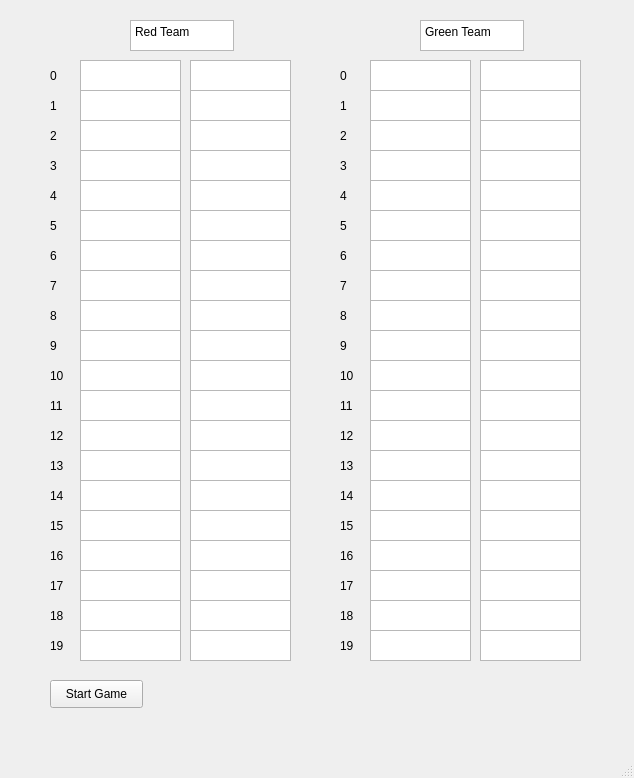
<?xml version="1.0" encoding="UTF-8"?>
<ui version="4.0">
 <class>MainWindow</class>
 <widget class="QMainWindow" name="MainWindow">
  <property name="geometry">
   <rect>
    <x>0</x>
    <y>0</y>
    <width>634</width>
    <height>778</height>
   </rect>
  </property>
  <property name="windowTitle">
   <string>MainWindow</string>
  </property>
  <widget class="QWidget" name="centralwidget">
   <widget class="QWidget" name="team1" native="true">
    <property name="geometry">
     <rect>
      <x>40</x>
      <y>10</y>
      <width>351</width>
      <height>651</height>
     </rect>
    </property>
    <widget class="QPlainTextEdit" name="player0FirstName">
     <property name="geometry">
      <rect>
       <x>40</x>
       <y>50</y>
       <width>101</width>
       <height>31</height>
      </rect>
     </property>
    </widget>
    <widget class="QPlainTextEdit" name="player1FirstName">
     <property name="geometry">
      <rect>
       <x>40</x>
       <y>80</y>
       <width>101</width>
       <height>31</height>
      </rect>
     </property>
    </widget>
    <widget class="QPlainTextEdit" name="player2FirstName">
     <property name="geometry">
      <rect>
       <x>40</x>
       <y>110</y>
       <width>101</width>
       <height>31</height>
      </rect>
     </property>
    </widget>
    <widget class="QPlainTextEdit" name="player3FirstName">
     <property name="geometry">
      <rect>
       <x>40</x>
       <y>140</y>
       <width>101</width>
       <height>31</height>
      </rect>
     </property>
    </widget>
    <widget class="QPlainTextEdit" name="player6FirstName">
     <property name="geometry">
      <rect>
       <x>40</x>
       <y>230</y>
       <width>101</width>
       <height>31</height>
      </rect>
     </property>
    </widget>
    <widget class="QPlainTextEdit" name="player5FirstName">
     <property name="geometry">
      <rect>
       <x>40</x>
       <y>200</y>
       <width>101</width>
       <height>31</height>
      </rect>
     </property>
    </widget>
    <widget class="QPlainTextEdit" name="player4FirstName">
     <property name="geometry">
      <rect>
       <x>40</x>
       <y>170</y>
       <width>101</width>
       <height>31</height>
      </rect>
     </property>
    </widget>
    <widget class="QPlainTextEdit" name="player7FirstName">
     <property name="geometry">
      <rect>
       <x>40</x>
       <y>260</y>
       <width>101</width>
       <height>31</height>
      </rect>
     </property>
    </widget>
    <widget class="QPlainTextEdit" name="player10FirstName">
     <property name="geometry">
      <rect>
       <x>40</x>
       <y>350</y>
       <width>101</width>
       <height>31</height>
      </rect>
     </property>
    </widget>
    <widget class="QPlainTextEdit" name="player9FirstName">
     <property name="geometry">
      <rect>
       <x>40</x>
       <y>320</y>
       <width>101</width>
       <height>31</height>
      </rect>
     </property>
    </widget>
    <widget class="QPlainTextEdit" name="player8FirstName">
     <property name="geometry">
      <rect>
       <x>40</x>
       <y>290</y>
       <width>101</width>
       <height>31</height>
      </rect>
     </property>
    </widget>
    <widget class="QPlainTextEdit" name="player11FirstName">
     <property name="geometry">
      <rect>
       <x>40</x>
       <y>380</y>
       <width>101</width>
       <height>31</height>
      </rect>
     </property>
    </widget>
    <widget class="QPlainTextEdit" name="player15FirstName">
     <property name="geometry">
      <rect>
       <x>40</x>
       <y>500</y>
       <width>101</width>
       <height>31</height>
      </rect>
     </property>
    </widget>
    <widget class="QPlainTextEdit" name="player12FirstName">
     <property name="geometry">
      <rect>
       <x>40</x>
       <y>410</y>
       <width>101</width>
       <height>31</height>
      </rect>
     </property>
    </widget>
    <widget class="QPlainTextEdit" name="player13FirstName">
     <property name="geometry">
      <rect>
       <x>40</x>
       <y>440</y>
       <width>101</width>
       <height>31</height>
      </rect>
     </property>
    </widget>
    <widget class="QPlainTextEdit" name="player14FirstName">
     <property name="geometry">
      <rect>
       <x>40</x>
       <y>470</y>
       <width>101</width>
       <height>31</height>
      </rect>
     </property>
    </widget>
    <widget class="QPlainTextEdit" name="player18FirstName">
     <property name="geometry">
      <rect>
       <x>40</x>
       <y>590</y>
       <width>101</width>
       <height>31</height>
      </rect>
     </property>
    </widget>
    <widget class="QPlainTextEdit" name="player17FirstName">
     <property name="geometry">
      <rect>
       <x>40</x>
       <y>560</y>
       <width>101</width>
       <height>31</height>
      </rect>
     </property>
    </widget>
    <widget class="QPlainTextEdit" name="player16FirstName">
     <property name="geometry">
      <rect>
       <x>40</x>
       <y>530</y>
       <width>101</width>
       <height>31</height>
      </rect>
     </property>
    </widget>
    <widget class="QPlainTextEdit" name="player19FirstName">
     <property name="geometry">
      <rect>
       <x>40</x>
       <y>620</y>
       <width>101</width>
       <height>31</height>
      </rect>
     </property>
    </widget>
    <widget class="QPlainTextEdit" name="player6LastName">
     <property name="geometry">
      <rect>
       <x>150</x>
       <y>230</y>
       <width>101</width>
       <height>31</height>
      </rect>
     </property>
    </widget>
    <widget class="QPlainTextEdit" name="player9LastName">
     <property name="geometry">
      <rect>
       <x>150</x>
       <y>320</y>
       <width>101</width>
       <height>31</height>
      </rect>
     </property>
    </widget>
    <widget class="QPlainTextEdit" name="player1LastName">
     <property name="geometry">
      <rect>
       <x>150</x>
       <y>80</y>
       <width>101</width>
       <height>31</height>
      </rect>
     </property>
    </widget>
    <widget class="QPlainTextEdit" name="player12LastName">
     <property name="geometry">
      <rect>
       <x>150</x>
       <y>410</y>
       <width>101</width>
       <height>31</height>
      </rect>
     </property>
    </widget>
    <widget class="QPlainTextEdit" name="player2LastName">
     <property name="geometry">
      <rect>
       <x>150</x>
       <y>110</y>
       <width>101</width>
       <height>31</height>
      </rect>
     </property>
    </widget>
    <widget class="QPlainTextEdit" name="player4LastName">
     <property name="geometry">
      <rect>
       <x>150</x>
       <y>170</y>
       <width>101</width>
       <height>31</height>
      </rect>
     </property>
    </widget>
    <widget class="QPlainTextEdit" name="player14LastName">
     <property name="geometry">
      <rect>
       <x>150</x>
       <y>470</y>
       <width>101</width>
       <height>31</height>
      </rect>
     </property>
    </widget>
    <widget class="QPlainTextEdit" name="player18LastName">
     <property name="geometry">
      <rect>
       <x>150</x>
       <y>590</y>
       <width>101</width>
       <height>31</height>
      </rect>
     </property>
    </widget>
    <widget class="QPlainTextEdit" name="player13LastName">
     <property name="geometry">
      <rect>
       <x>150</x>
       <y>440</y>
       <width>101</width>
       <height>31</height>
      </rect>
     </property>
    </widget>
    <widget class="QPlainTextEdit" name="player0LastName">
     <property name="geometry">
      <rect>
       <x>150</x>
       <y>50</y>
       <width>101</width>
       <height>31</height>
      </rect>
     </property>
    </widget>
    <widget class="QPlainTextEdit" name="player15LastName">
     <property name="geometry">
      <rect>
       <x>150</x>
       <y>500</y>
       <width>101</width>
       <height>31</height>
      </rect>
     </property>
    </widget>
    <widget class="QPlainTextEdit" name="player5LastName">
     <property name="geometry">
      <rect>
       <x>150</x>
       <y>200</y>
       <width>101</width>
       <height>31</height>
      </rect>
     </property>
    </widget>
    <widget class="QPlainTextEdit" name="player8LastName">
     <property name="geometry">
      <rect>
       <x>150</x>
       <y>290</y>
       <width>101</width>
       <height>31</height>
      </rect>
     </property>
    </widget>
    <widget class="QPlainTextEdit" name="player11LastName">
     <property name="geometry">
      <rect>
       <x>150</x>
       <y>380</y>
       <width>101</width>
       <height>31</height>
      </rect>
     </property>
    </widget>
    <widget class="QPlainTextEdit" name="player10LastName">
     <property name="geometry">
      <rect>
       <x>150</x>
       <y>350</y>
       <width>101</width>
       <height>31</height>
      </rect>
     </property>
    </widget>
    <widget class="QPlainTextEdit" name="player17LastName">
     <property name="geometry">
      <rect>
       <x>150</x>
       <y>560</y>
       <width>101</width>
       <height>31</height>
      </rect>
     </property>
    </widget>
    <widget class="QPlainTextEdit" name="player3LastName">
     <property name="geometry">
      <rect>
       <x>150</x>
       <y>140</y>
       <width>101</width>
       <height>31</height>
      </rect>
     </property>
    </widget>
    <widget class="QPlainTextEdit" name="player19LastName">
     <property name="geometry">
      <rect>
       <x>150</x>
       <y>620</y>
       <width>101</width>
       <height>31</height>
      </rect>
     </property>
    </widget>
    <widget class="QPlainTextEdit" name="player16LastName">
     <property name="geometry">
      <rect>
       <x>150</x>
       <y>530</y>
       <width>101</width>
       <height>31</height>
      </rect>
     </property>
    </widget>
    <widget class="QPlainTextEdit" name="player7LastName">
     <property name="geometry">
      <rect>
       <x>150</x>
       <y>260</y>
       <width>101</width>
       <height>31</height>
      </rect>
     </property>
    </widget>
    <widget class="QLabel" name="label">
     <property name="geometry">
      <rect>
       <x>10</x>
       <y>110</y>
       <width>31</width>
       <height>31</height>
      </rect>
     </property>
     <property name="text">
      <string>2</string>
     </property>
    </widget>
    <widget class="QLabel" name="label_2">
     <property name="geometry">
      <rect>
       <x>10</x>
       <y>260</y>
       <width>31</width>
       <height>31</height>
      </rect>
     </property>
     <property name="text">
      <string>7</string>
     </property>
    </widget>
    <widget class="QLabel" name="label_3">
     <property name="geometry">
      <rect>
       <x>10</x>
       <y>140</y>
       <width>31</width>
       <height>31</height>
      </rect>
     </property>
     <property name="text">
      <string>3</string>
     </property>
    </widget>
    <widget class="QLabel" name="label_4">
     <property name="geometry">
      <rect>
       <x>10</x>
       <y>170</y>
       <width>31</width>
       <height>31</height>
      </rect>
     </property>
     <property name="text">
      <string>4</string>
     </property>
    </widget>
    <widget class="QLabel" name="label_5">
     <property name="geometry">
      <rect>
       <x>10</x>
       <y>230</y>
       <width>31</width>
       <height>31</height>
      </rect>
     </property>
     <property name="text">
      <string>6</string>
     </property>
    </widget>
    <widget class="QLabel" name="label_6">
     <property name="geometry">
      <rect>
       <x>10</x>
       <y>200</y>
       <width>31</width>
       <height>31</height>
      </rect>
     </property>
     <property name="text">
      <string>5</string>
     </property>
    </widget>
    <widget class="QLabel" name="label_7">
     <property name="geometry">
      <rect>
       <x>10</x>
       <y>80</y>
       <width>31</width>
       <height>31</height>
      </rect>
     </property>
     <property name="text">
      <string>1</string>
     </property>
    </widget>
    <widget class="QLabel" name="label_8">
     <property name="geometry">
      <rect>
       <x>10</x>
       <y>320</y>
       <width>31</width>
       <height>31</height>
      </rect>
     </property>
     <property name="text">
      <string>9</string>
     </property>
    </widget>
    <widget class="QLabel" name="label_9">
     <property name="geometry">
      <rect>
       <x>10</x>
       <y>380</y>
       <width>31</width>
       <height>31</height>
      </rect>
     </property>
     <property name="text">
      <string>11</string>
     </property>
    </widget>
    <widget class="QLabel" name="label_10">
     <property name="geometry">
      <rect>
       <x>10</x>
       <y>410</y>
       <width>31</width>
       <height>31</height>
      </rect>
     </property>
     <property name="text">
      <string>12</string>
     </property>
    </widget>
    <widget class="QLabel" name="label_11">
     <property name="geometry">
      <rect>
       <x>10</x>
       <y>290</y>
       <width>31</width>
       <height>31</height>
      </rect>
     </property>
     <property name="text">
      <string>8</string>
     </property>
    </widget>
    <widget class="QLabel" name="label_12">
     <property name="geometry">
      <rect>
       <x>10</x>
       <y>470</y>
       <width>31</width>
       <height>31</height>
      </rect>
     </property>
     <property name="text">
      <string>14</string>
     </property>
    </widget>
    <widget class="QLabel" name="label_13">
     <property name="geometry">
      <rect>
       <x>10</x>
       <y>350</y>
       <width>31</width>
       <height>31</height>
      </rect>
     </property>
     <property name="text">
      <string>10</string>
     </property>
    </widget>
    <widget class="QLabel" name="label_14">
     <property name="geometry">
      <rect>
       <x>10</x>
       <y>440</y>
       <width>31</width>
       <height>31</height>
      </rect>
     </property>
     <property name="text">
      <string>13</string>
     </property>
    </widget>
    <widget class="QLabel" name="label_15">
     <property name="geometry">
      <rect>
       <x>10</x>
       <y>530</y>
       <width>31</width>
       <height>31</height>
      </rect>
     </property>
     <property name="text">
      <string>16</string>
     </property>
    </widget>
    <widget class="QLabel" name="label_16">
     <property name="geometry">
      <rect>
       <x>10</x>
       <y>590</y>
       <width>31</width>
       <height>31</height>
      </rect>
     </property>
     <property name="text">
      <string>18</string>
     </property>
    </widget>
    <widget class="QLabel" name="label_17">
     <property name="geometry">
      <rect>
       <x>10</x>
       <y>620</y>
       <width>31</width>
       <height>31</height>
      </rect>
     </property>
     <property name="text">
      <string>19</string>
     </property>
    </widget>
    <widget class="QLabel" name="label_18">
     <property name="geometry">
      <rect>
       <x>10</x>
       <y>500</y>
       <width>31</width>
       <height>31</height>
      </rect>
     </property>
     <property name="text">
      <string>15</string>
     </property>
    </widget>
    <widget class="QLabel" name="label_20">
     <property name="geometry">
      <rect>
       <x>10</x>
       <y>560</y>
       <width>31</width>
       <height>31</height>
      </rect>
     </property>
     <property name="text">
      <string>17</string>
     </property>
    </widget>
    <widget class="QLabel" name="label_21">
     <property name="geometry">
      <rect>
       <x>10</x>
       <y>50</y>
       <width>31</width>
       <height>31</height>
      </rect>
     </property>
     <property name="text">
      <string>0</string>
     </property>
    </widget>
    <widget class="QPlainTextEdit" name="teamName">
     <property name="geometry">
      <rect>
       <x>90</x>
       <y>10</y>
       <width>104</width>
       <height>31</height>
      </rect>
     </property>
     <property name="plainText">
      <string>Red Team</string>
     </property>
    </widget>
   </widget>
   <widget class="QWidget" name="team2" native="true">
    <property name="geometry">
     <rect>
      <x>330</x>
      <y>10</y>
      <width>291</width>
      <height>651</height>
     </rect>
    </property>
    <widget class="QPlainTextEdit" name="player0FirstName_2">
     <property name="geometry">
      <rect>
       <x>40</x>
       <y>50</y>
       <width>101</width>
       <height>31</height>
      </rect>
     </property>
    </widget>
    <widget class="QPlainTextEdit" name="player1FirstName_2">
     <property name="geometry">
      <rect>
       <x>40</x>
       <y>80</y>
       <width>101</width>
       <height>31</height>
      </rect>
     </property>
    </widget>
    <widget class="QPlainTextEdit" name="player2FirstName_2">
     <property name="geometry">
      <rect>
       <x>40</x>
       <y>110</y>
       <width>101</width>
       <height>31</height>
      </rect>
     </property>
    </widget>
    <widget class="QPlainTextEdit" name="player3FirstName_2">
     <property name="geometry">
      <rect>
       <x>40</x>
       <y>140</y>
       <width>101</width>
       <height>31</height>
      </rect>
     </property>
    </widget>
    <widget class="QPlainTextEdit" name="player6FirstName_2">
     <property name="geometry">
      <rect>
       <x>40</x>
       <y>230</y>
       <width>101</width>
       <height>31</height>
      </rect>
     </property>
    </widget>
    <widget class="QPlainTextEdit" name="player5FirstName_2">
     <property name="geometry">
      <rect>
       <x>40</x>
       <y>200</y>
       <width>101</width>
       <height>31</height>
      </rect>
     </property>
    </widget>
    <widget class="QPlainTextEdit" name="player4FirstName_2">
     <property name="geometry">
      <rect>
       <x>40</x>
       <y>170</y>
       <width>101</width>
       <height>31</height>
      </rect>
     </property>
    </widget>
    <widget class="QPlainTextEdit" name="player7FirstName_2">
     <property name="geometry">
      <rect>
       <x>40</x>
       <y>260</y>
       <width>101</width>
       <height>31</height>
      </rect>
     </property>
    </widget>
    <widget class="QPlainTextEdit" name="player10FirstName_2">
     <property name="geometry">
      <rect>
       <x>40</x>
       <y>350</y>
       <width>101</width>
       <height>31</height>
      </rect>
     </property>
    </widget>
    <widget class="QPlainTextEdit" name="player9FirstName_2">
     <property name="geometry">
      <rect>
       <x>40</x>
       <y>320</y>
       <width>101</width>
       <height>31</height>
      </rect>
     </property>
    </widget>
    <widget class="QPlainTextEdit" name="player8FirstName_2">
     <property name="geometry">
      <rect>
       <x>40</x>
       <y>290</y>
       <width>101</width>
       <height>31</height>
      </rect>
     </property>
    </widget>
    <widget class="QPlainTextEdit" name="player11FirstName_2">
     <property name="geometry">
      <rect>
       <x>40</x>
       <y>380</y>
       <width>101</width>
       <height>31</height>
      </rect>
     </property>
    </widget>
    <widget class="QPlainTextEdit" name="player15FirstName_2">
     <property name="geometry">
      <rect>
       <x>40</x>
       <y>500</y>
       <width>101</width>
       <height>31</height>
      </rect>
     </property>
    </widget>
    <widget class="QPlainTextEdit" name="player12FirstName_2">
     <property name="geometry">
      <rect>
       <x>40</x>
       <y>410</y>
       <width>101</width>
       <height>31</height>
      </rect>
     </property>
    </widget>
    <widget class="QPlainTextEdit" name="player13FirstName_2">
     <property name="geometry">
      <rect>
       <x>40</x>
       <y>440</y>
       <width>101</width>
       <height>31</height>
      </rect>
     </property>
    </widget>
    <widget class="QPlainTextEdit" name="player14FirstName_2">
     <property name="geometry">
      <rect>
       <x>40</x>
       <y>470</y>
       <width>101</width>
       <height>31</height>
      </rect>
     </property>
    </widget>
    <widget class="QPlainTextEdit" name="player18FirstName_2">
     <property name="geometry">
      <rect>
       <x>40</x>
       <y>590</y>
       <width>101</width>
       <height>31</height>
      </rect>
     </property>
    </widget>
    <widget class="QPlainTextEdit" name="player17FirstName_2">
     <property name="geometry">
      <rect>
       <x>40</x>
       <y>560</y>
       <width>101</width>
       <height>31</height>
      </rect>
     </property>
    </widget>
    <widget class="QPlainTextEdit" name="player16FirstName_2">
     <property name="geometry">
      <rect>
       <x>40</x>
       <y>530</y>
       <width>101</width>
       <height>31</height>
      </rect>
     </property>
    </widget>
    <widget class="QPlainTextEdit" name="player19FirstName_2">
     <property name="geometry">
      <rect>
       <x>40</x>
       <y>620</y>
       <width>101</width>
       <height>31</height>
      </rect>
     </property>
    </widget>
    <widget class="QPlainTextEdit" name="player6LastName_2">
     <property name="geometry">
      <rect>
       <x>150</x>
       <y>230</y>
       <width>101</width>
       <height>31</height>
      </rect>
     </property>
    </widget>
    <widget class="QPlainTextEdit" name="player9LastName_2">
     <property name="geometry">
      <rect>
       <x>150</x>
       <y>320</y>
       <width>101</width>
       <height>31</height>
      </rect>
     </property>
    </widget>
    <widget class="QPlainTextEdit" name="player1LastName_2">
     <property name="geometry">
      <rect>
       <x>150</x>
       <y>80</y>
       <width>101</width>
       <height>31</height>
      </rect>
     </property>
    </widget>
    <widget class="QPlainTextEdit" name="player12LastName_2">
     <property name="geometry">
      <rect>
       <x>150</x>
       <y>410</y>
       <width>101</width>
       <height>31</height>
      </rect>
     </property>
    </widget>
    <widget class="QPlainTextEdit" name="player2LastName_2">
     <property name="geometry">
      <rect>
       <x>150</x>
       <y>110</y>
       <width>101</width>
       <height>31</height>
      </rect>
     </property>
    </widget>
    <widget class="QPlainTextEdit" name="player4LastName_2">
     <property name="geometry">
      <rect>
       <x>150</x>
       <y>170</y>
       <width>101</width>
       <height>31</height>
      </rect>
     </property>
    </widget>
    <widget class="QPlainTextEdit" name="player14LastName_2">
     <property name="geometry">
      <rect>
       <x>150</x>
       <y>470</y>
       <width>101</width>
       <height>31</height>
      </rect>
     </property>
    </widget>
    <widget class="QPlainTextEdit" name="player18LastName_2">
     <property name="geometry">
      <rect>
       <x>150</x>
       <y>590</y>
       <width>101</width>
       <height>31</height>
      </rect>
     </property>
    </widget>
    <widget class="QPlainTextEdit" name="player13LastName_2">
     <property name="geometry">
      <rect>
       <x>150</x>
       <y>440</y>
       <width>101</width>
       <height>31</height>
      </rect>
     </property>
    </widget>
    <widget class="QPlainTextEdit" name="player0LastName_2">
     <property name="geometry">
      <rect>
       <x>150</x>
       <y>50</y>
       <width>101</width>
       <height>31</height>
      </rect>
     </property>
    </widget>
    <widget class="QPlainTextEdit" name="player15LastName_2">
     <property name="geometry">
      <rect>
       <x>150</x>
       <y>500</y>
       <width>101</width>
       <height>31</height>
      </rect>
     </property>
    </widget>
    <widget class="QPlainTextEdit" name="player5LastName_2">
     <property name="geometry">
      <rect>
       <x>150</x>
       <y>200</y>
       <width>101</width>
       <height>31</height>
      </rect>
     </property>
    </widget>
    <widget class="QPlainTextEdit" name="player8LastName_2">
     <property name="geometry">
      <rect>
       <x>150</x>
       <y>290</y>
       <width>101</width>
       <height>31</height>
      </rect>
     </property>
    </widget>
    <widget class="QPlainTextEdit" name="player11LastName_2">
     <property name="geometry">
      <rect>
       <x>150</x>
       <y>380</y>
       <width>101</width>
       <height>31</height>
      </rect>
     </property>
    </widget>
    <widget class="QPlainTextEdit" name="player10LastName_2">
     <property name="geometry">
      <rect>
       <x>150</x>
       <y>350</y>
       <width>101</width>
       <height>31</height>
      </rect>
     </property>
    </widget>
    <widget class="QPlainTextEdit" name="player17LastName_2">
     <property name="geometry">
      <rect>
       <x>150</x>
       <y>560</y>
       <width>101</width>
       <height>31</height>
      </rect>
     </property>
    </widget>
    <widget class="QPlainTextEdit" name="player3LastName_2">
     <property name="geometry">
      <rect>
       <x>150</x>
       <y>140</y>
       <width>101</width>
       <height>31</height>
      </rect>
     </property>
    </widget>
    <widget class="QPlainTextEdit" name="player19LastName_2">
     <property name="geometry">
      <rect>
       <x>150</x>
       <y>620</y>
       <width>101</width>
       <height>31</height>
      </rect>
     </property>
    </widget>
    <widget class="QPlainTextEdit" name="player16LastName_2">
     <property name="geometry">
      <rect>
       <x>150</x>
       <y>530</y>
       <width>101</width>
       <height>31</height>
      </rect>
     </property>
    </widget>
    <widget class="QPlainTextEdit" name="player7LastName_2">
     <property name="geometry">
      <rect>
       <x>150</x>
       <y>260</y>
       <width>101</width>
       <height>31</height>
      </rect>
     </property>
    </widget>
    <widget class="QLabel" name="label_19">
     <property name="geometry">
      <rect>
       <x>10</x>
       <y>110</y>
       <width>31</width>
       <height>31</height>
      </rect>
     </property>
     <property name="text">
      <string>2</string>
     </property>
    </widget>
    <widget class="QLabel" name="label_22">
     <property name="geometry">
      <rect>
       <x>10</x>
       <y>260</y>
       <width>31</width>
       <height>31</height>
      </rect>
     </property>
     <property name="text">
      <string>7</string>
     </property>
    </widget>
    <widget class="QLabel" name="label_23">
     <property name="geometry">
      <rect>
       <x>10</x>
       <y>140</y>
       <width>31</width>
       <height>31</height>
      </rect>
     </property>
     <property name="text">
      <string>3</string>
     </property>
    </widget>
    <widget class="QLabel" name="label_24">
     <property name="geometry">
      <rect>
       <x>10</x>
       <y>170</y>
       <width>31</width>
       <height>31</height>
      </rect>
     </property>
     <property name="text">
      <string>4</string>
     </property>
    </widget>
    <widget class="QLabel" name="label_25">
     <property name="geometry">
      <rect>
       <x>10</x>
       <y>230</y>
       <width>31</width>
       <height>31</height>
      </rect>
     </property>
     <property name="text">
      <string>6</string>
     </property>
    </widget>
    <widget class="QLabel" name="label_26">
     <property name="geometry">
      <rect>
       <x>10</x>
       <y>200</y>
       <width>31</width>
       <height>31</height>
      </rect>
     </property>
     <property name="text">
      <string>5</string>
     </property>
    </widget>
    <widget class="QLabel" name="label_27">
     <property name="geometry">
      <rect>
       <x>10</x>
       <y>80</y>
       <width>31</width>
       <height>31</height>
      </rect>
     </property>
     <property name="text">
      <string>1</string>
     </property>
    </widget>
    <widget class="QLabel" name="label_28">
     <property name="geometry">
      <rect>
       <x>10</x>
       <y>320</y>
       <width>31</width>
       <height>31</height>
      </rect>
     </property>
     <property name="text">
      <string>9</string>
     </property>
    </widget>
    <widget class="QLabel" name="label_29">
     <property name="geometry">
      <rect>
       <x>10</x>
       <y>380</y>
       <width>31</width>
       <height>31</height>
      </rect>
     </property>
     <property name="text">
      <string>11</string>
     </property>
    </widget>
    <widget class="QLabel" name="label_30">
     <property name="geometry">
      <rect>
       <x>10</x>
       <y>410</y>
       <width>31</width>
       <height>31</height>
      </rect>
     </property>
     <property name="text">
      <string>12</string>
     </property>
    </widget>
    <widget class="QLabel" name="label_31">
     <property name="geometry">
      <rect>
       <x>10</x>
       <y>290</y>
       <width>31</width>
       <height>31</height>
      </rect>
     </property>
     <property name="text">
      <string>8</string>
     </property>
    </widget>
    <widget class="QLabel" name="label_32">
     <property name="geometry">
      <rect>
       <x>10</x>
       <y>470</y>
       <width>31</width>
       <height>31</height>
      </rect>
     </property>
     <property name="text">
      <string>14</string>
     </property>
    </widget>
    <widget class="QLabel" name="label_33">
     <property name="geometry">
      <rect>
       <x>10</x>
       <y>350</y>
       <width>31</width>
       <height>31</height>
      </rect>
     </property>
     <property name="text">
      <string>10</string>
     </property>
    </widget>
    <widget class="QLabel" name="label_34">
     <property name="geometry">
      <rect>
       <x>10</x>
       <y>440</y>
       <width>31</width>
       <height>31</height>
      </rect>
     </property>
     <property name="text">
      <string>13</string>
     </property>
    </widget>
    <widget class="QLabel" name="label_35">
     <property name="geometry">
      <rect>
       <x>10</x>
       <y>530</y>
       <width>31</width>
       <height>31</height>
      </rect>
     </property>
     <property name="text">
      <string>16</string>
     </property>
    </widget>
    <widget class="QLabel" name="label_36">
     <property name="geometry">
      <rect>
       <x>10</x>
       <y>590</y>
       <width>31</width>
       <height>31</height>
      </rect>
     </property>
     <property name="text">
      <string>18</string>
     </property>
    </widget>
    <widget class="QLabel" name="label_37">
     <property name="geometry">
      <rect>
       <x>10</x>
       <y>620</y>
       <width>31</width>
       <height>31</height>
      </rect>
     </property>
     <property name="text">
      <string>19</string>
     </property>
    </widget>
    <widget class="QLabel" name="label_38">
     <property name="geometry">
      <rect>
       <x>10</x>
       <y>500</y>
       <width>31</width>
       <height>31</height>
      </rect>
     </property>
     <property name="text">
      <string>15</string>
     </property>
    </widget>
    <widget class="QLabel" name="label_39">
     <property name="geometry">
      <rect>
       <x>10</x>
       <y>560</y>
       <width>31</width>
       <height>31</height>
      </rect>
     </property>
     <property name="text">
      <string>17</string>
     </property>
    </widget>
    <widget class="QLabel" name="label_40">
     <property name="geometry">
      <rect>
       <x>10</x>
       <y>50</y>
       <width>31</width>
       <height>31</height>
      </rect>
     </property>
     <property name="text">
      <string>0</string>
     </property>
    </widget>
    <widget class="QPlainTextEdit" name="teamName_2">
     <property name="geometry">
      <rect>
       <x>90</x>
       <y>10</y>
       <width>104</width>
       <height>31</height>
      </rect>
     </property>
     <property name="plainText">
      <string>Green Team</string>
     </property>
    </widget>
   </widget>
   <widget class="QPushButton" name="startGame">
    <property name="geometry">
     <rect>
      <x>50</x>
      <y>680</y>
      <width>93</width>
      <height>28</height>
     </rect>
    </property>
    <property name="text">
     <string>Start Game</string>
    </property>
   </widget>
  </widget>
  <widget class="QMenuBar" name="menubar">
   <property name="geometry">
    <rect>
     <x>0</x>
     <y>0</y>
     <width>634</width>
     <height>26</height>
    </rect>
   </property>
  </widget>
  <widget class="QStatusBar" name="statusbar"/>
 </widget>
 <resources/>
 <connections/>
</ui>
